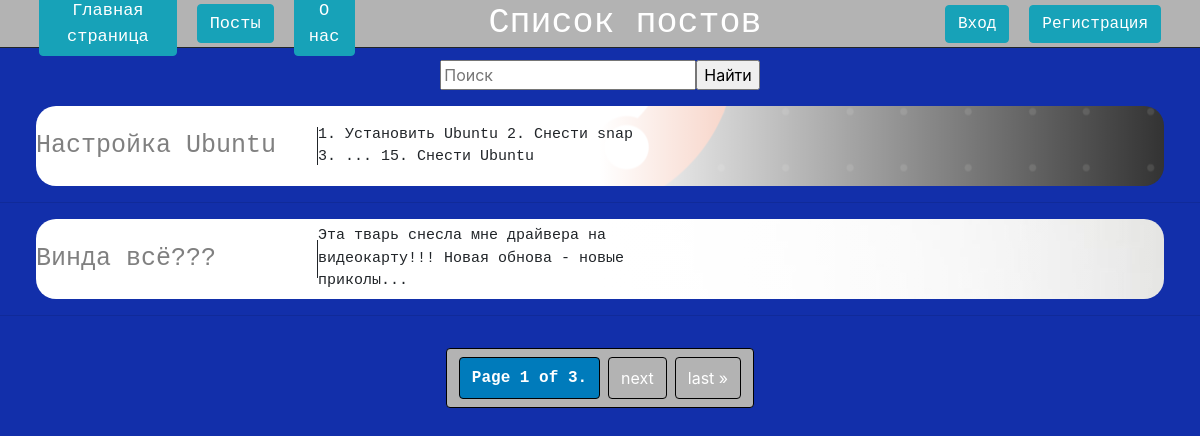
Page /news/ on the committed database.
### main/models.py (models this page shows, shortened)
class BlogPost(models.Model):
    title = models.CharField(max_length=200, verbose_name="Заголовок")
    content = models.TextField(verbose_name="Содержание")
    date_published = models.DateField(default=timezone.now, verbose_name="Дата публикации")
    image = models.ImageField(upload_to="images/", verbose_name="Изображение")
    user = models.ForeignKey(User, on_delete=models.CASCADE, verbose_name="Автор", null=True, blank=True)
    class Meta:  #Представление в ед и мн числе
        verbose_name = "Блог"
        verbose_name_plural = "Блоги"
    def get_absolute_url(self):
        return reverse("main:main_detail", kwargs={"pk": self.pk})

### main/views.py (the view)
# urls.py: path("news/", views.index, name="news"),
def index(request):
    blogs = BlogPost.objects.all()
    search = request.GET.get("search")
    if search:
        blogs = blogs.filter(title__icontains=search)  #Фильтруем по наличию введенной строки
    paginator = Paginator(blogs,2)
    page_number = request.GET.get("page")
    page_obj = paginator.get_page(page_number)
    title = "Список постов"
    return render(request, 'main/main.html', {"page_obj": page_obj, "blogs": blogs, "title": title})

### main/Templates/main/main.html (shortened to what this page needs)
{% extends 'main/layout.html' %}
{% load static %}
{% block static %}
<link rel="stylesheet" href="{% static 'main/css/main.css' %}">
{% endblock %}
{% block content %}
<form method="GET">
    <input type="text" name="search" placeholder="Поиск">
    <input type="submit" value="Найти">
</form>
    <div class="list">
        {% for blog in page_obj %}
            <div class="blog" style="
            background-image:linear-gradient(90deg,white,white,transparent),
            url({{blog.image.url}});
            background-position:right;">
                <div class="content">
                    <a href="{{blog.get_absolute_url}}">{{blog.title}}</a>
                </div>
                <div class="blogInfo">
                    <a>{{blog.content | truncatechars:100}}</a>
                </div>
            </div>
        <hr>
        {% endfor %}
<div class="pagination">
    <span class="step-links">
        <span class="current">
            Page {{ page_obj.number}} of {{ page_obj.paginator.num_pages}}.
        </span>
        {% if page_obj.has_next %}
        <a href="?page={{ page_obj.next_page_number }}">next</a>
        <a href="?page={{ page_obj.paginator.num_pages}}">last &raquo;</a>
        {% endif %}
    </span>
</div>
    </div>
{% endblock %}

### static/main/css/layout.css (style rules this page uses)
body { margin:0; padding:0; background:#122faa; }

### static/main/css/main.css (style rules this page uses)
.list { width:100%; }
.blog { display:flex; width:94%; height: 10%; flex-direction:row; align-items: center; border-radius:20px; margin:1% 0 0 3%; font-family: 'Courier New', Courier, monospace; }
.blog a { color:gray; text-decoration:none; font-size: 25; margin-right:10px; }
.content { width:25%; margin_right: 1%; border-right: 1px solid; }
.blogInfo { width: 30%; align-items: flex-end; }
.blogInfo a { font-size:15; }
form { margin-top:1%; display:flex; align-items: center; justify-content:center; }
.pagination { display:flex; justify-content:center; padding:1em; }
.pagination .step-links { display:flex; gap:0.5em; }
.pagination a, .pagination span { color: white; text-decoration:none; padding: 0.5em 0.75em; border:1px solid black; border-radius: 0.25em; background-color: #b3b3b3; }
.pagination .current { font-weight:bold; background-color:#007bbb; color:white; border: 1px solid black; font-family: 'Courier New', Courier, monospace; }

### rows in the picture
BlogPost: image (picture), title "Настройка Ubuntu", content "1. Установить Ubuntu 2. Снести snap 3. ... 15. Снести Ubuntu"
BlogPost: image (picture), title "Винда всё???", content "Эта тварь снесла мне драйвера на видеокарту!!! Новая обнова - новые приколы..."

### other values in the picture
{{ title }} "Список постов"
{{ page_obj.number }} "1"
{{ page_obj.paginator.num_pages }} "3"
